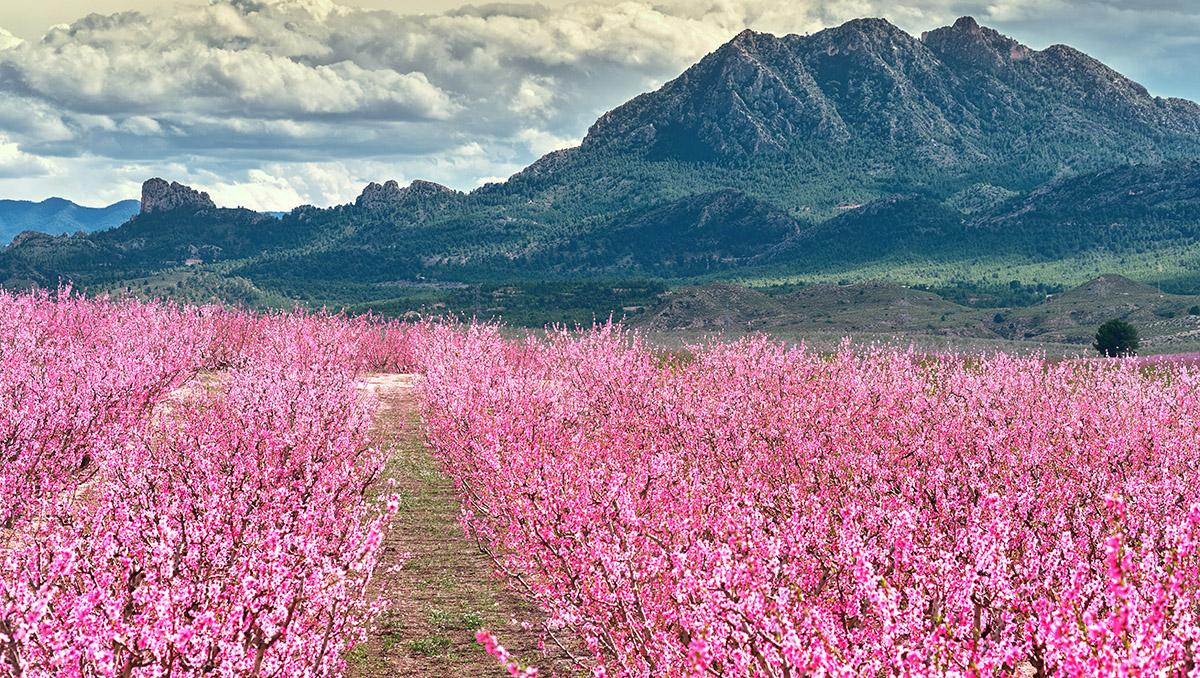
#> input picture img1.jpg, 1200 x 678 px
$ python Practica_3.py
#> lines starting #> are read from the running program, lines starting #| are printed output that depends on the picture
import cv2
import numpy as np
import matplotlib.pyplot as plt

img1 = cv2.imread('img1.jpg',cv2.IMREAD_GRAYSCALE)
#> img1: shape (678, 1200); min 0, max 255, mean 137.7
img2 = cv2.imread('img2.jpg',cv2.IMREAD_GRAYSCALE)
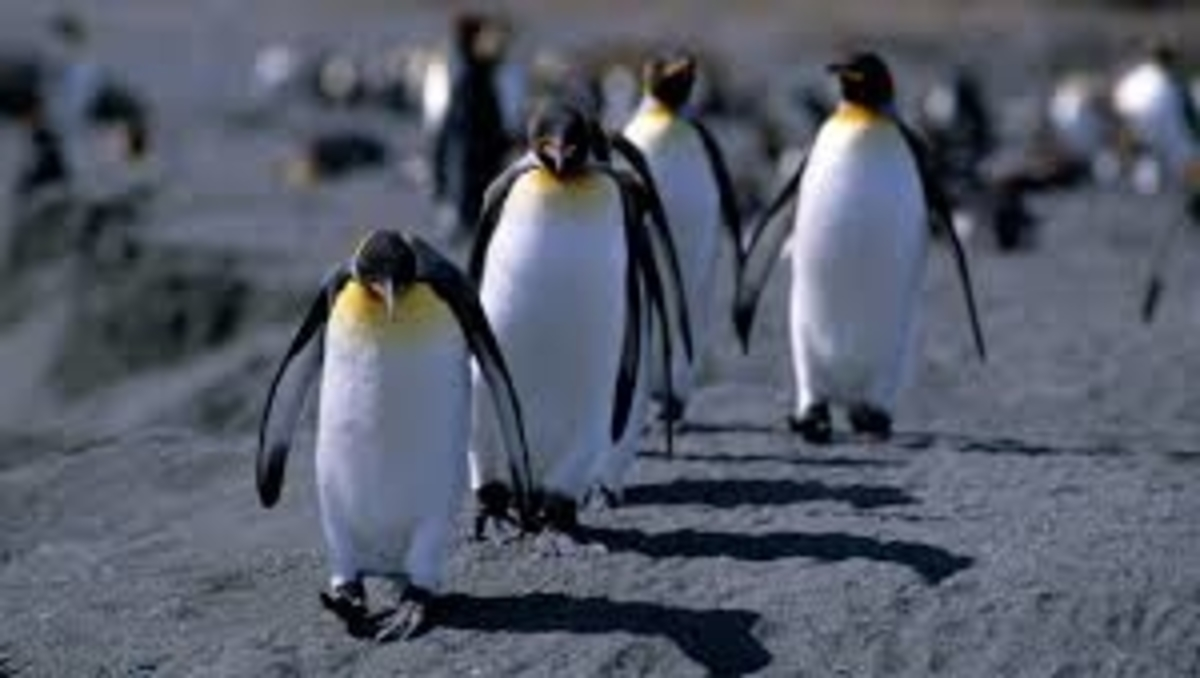
#> input picture img2.jpg, 1200 x 678 px
#> img2: shape (678, 1200); min 0, max 255, mean 90.9
suma = cv2.addWeighted(img1, 0.5, img2, 0.5, 1)
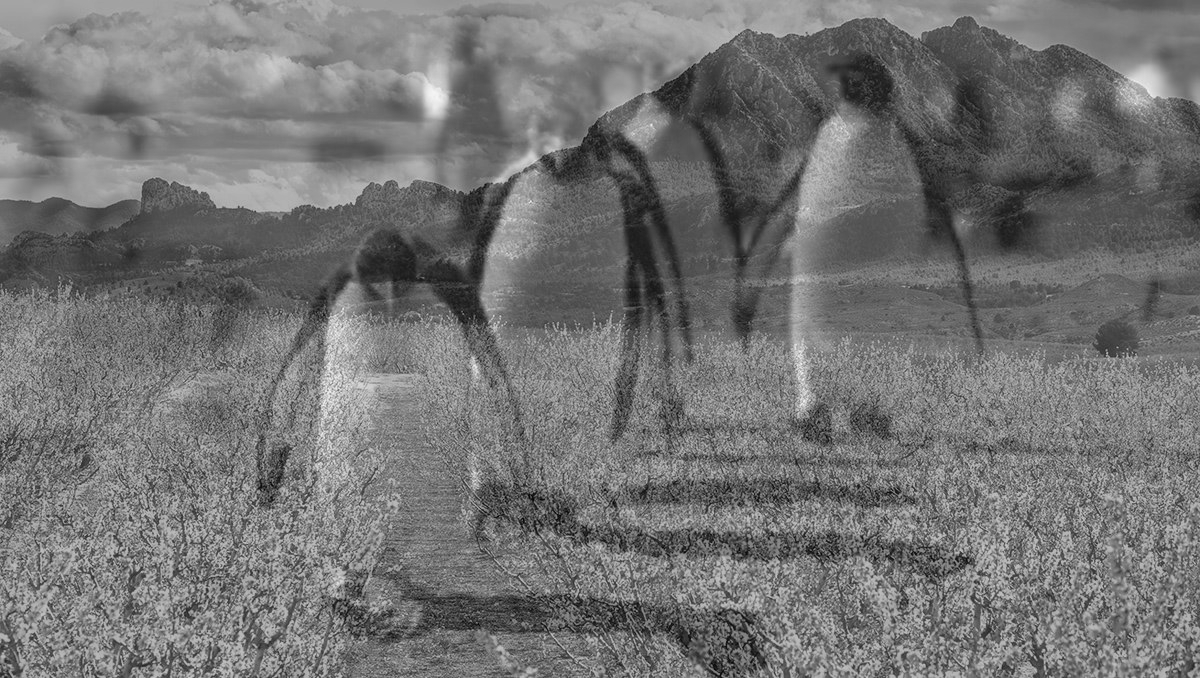
#> suma: shape (678, 1200); min 2, max 245, mean 115.3

def eq(img):
    width, height = img.shape
#> width = 678; height = 1200
    x = np.linspace(0, 255, num = 256, dtype = np.uint8)
    y = np.zeros(256)
    equalized = np.zeros(img.shape, img.dtype)

    for w in range(width):
        for h in range(height):
            aux = img[w, h]
            y[aux] = y[aux] + 1
#> after the loop, y = 256 values, max 8030 at index 255, min 72 at index 1, mean 3178.1

    k = 255/(width*height)
#> k = 0.000313
    _sum = 0

    for w in range(width):
        for h in range(height):
            for s in range(img[w, h]):
                _sum = _sum + y[s]
            equalized[w, h] = k*_sum
            _sum = 0
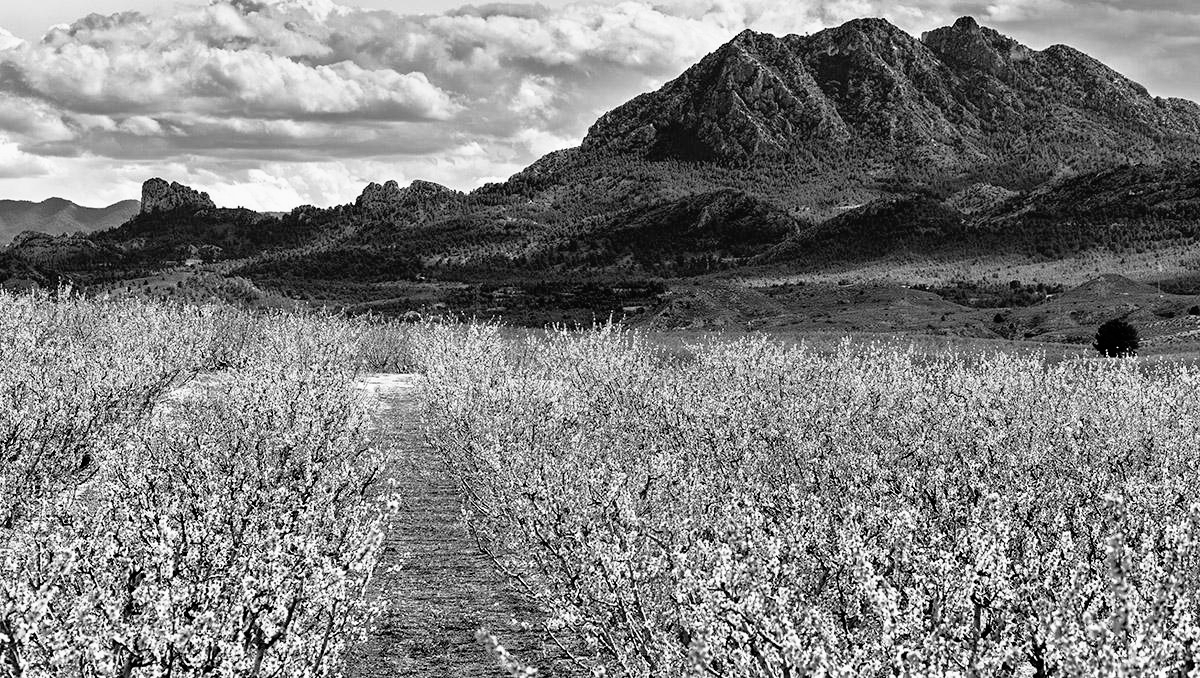
#> equalized: shape (678, 1200); min 0, max 252, mean 126.4

    return equalized

eq_1 = eq(img1)
eq_sum = eq(suma)
#> after the loop in eq (call 2), `for w in range(width):`: y = 256 values, max 12770 at index 88, min 0 at index 0, mean 3178.1
#> after the loop in eq (call 2), `for w in range(width):`:
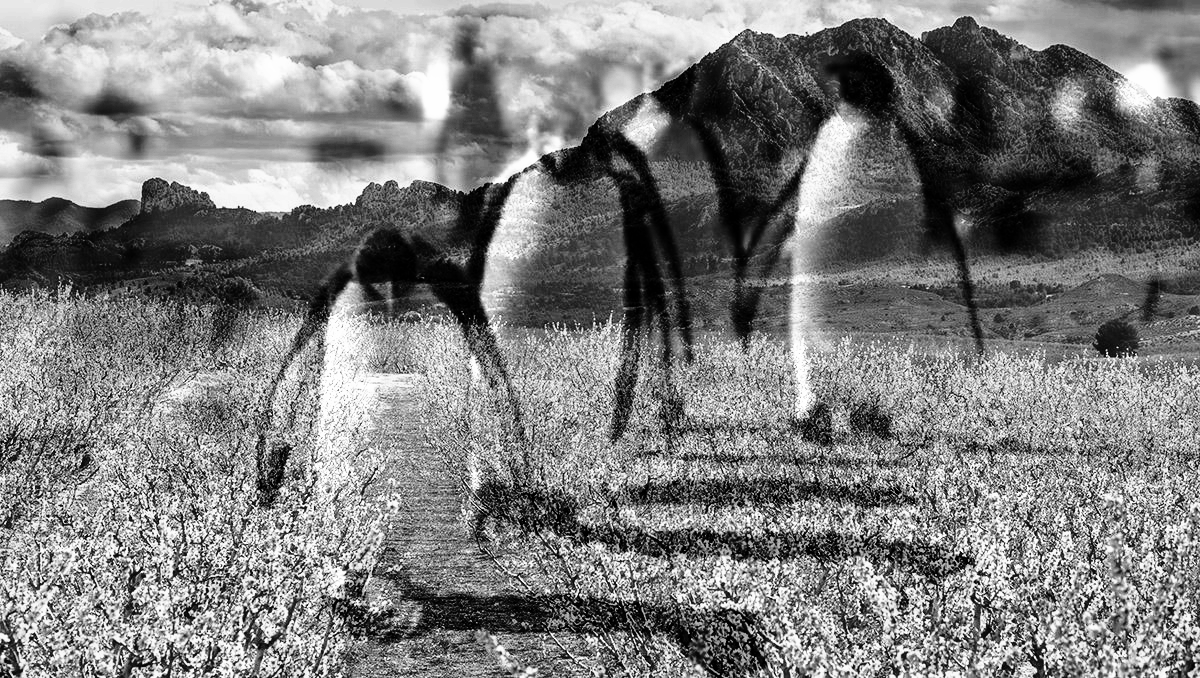
#> equalized: shape (678, 1200); min 0, max 254, mean 125.7
eq_2 = eq(img2)
#> after the loop in eq (call 3), `for w in range(width):`: y = 256 values, max 23637 at index 106, min 39 at index 255, mean 3178.1
#> after the loop in eq (call 3), `for w in range(width):`:
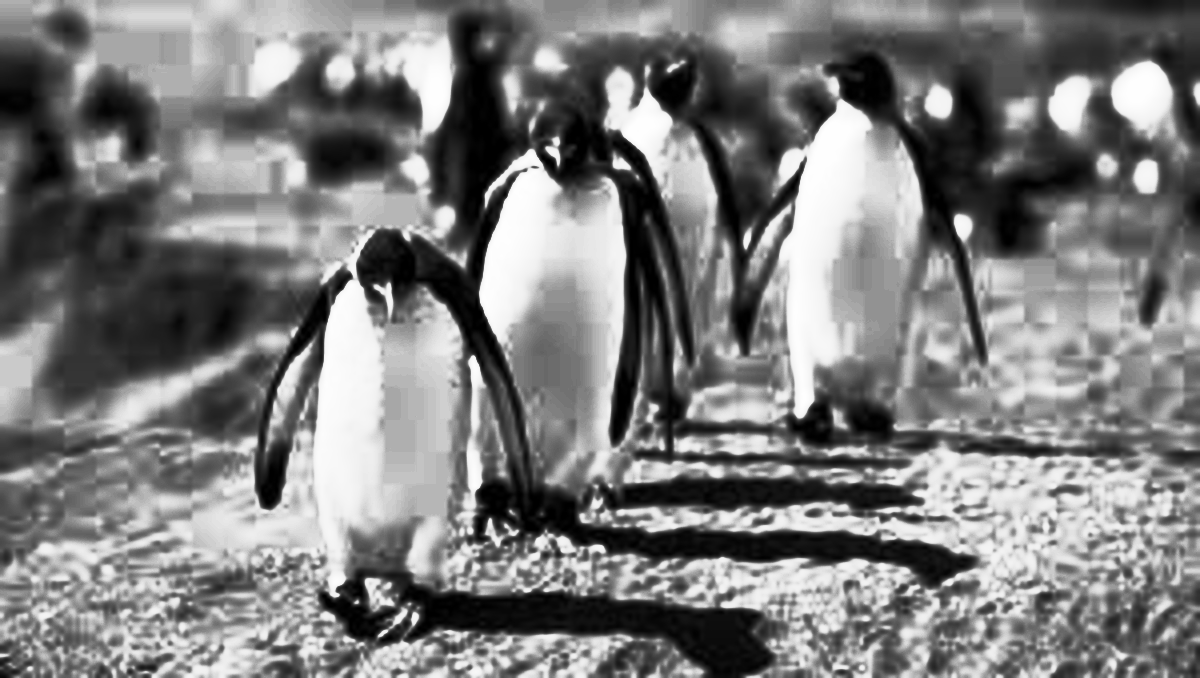
#> equalized: shape (678, 1200); min 0, max 254, mean 125.3

#///////////////////////////imagen1//////
cv2.imshow('imagen 1',img1)

hist1 = cv2.calcHist(img1,[0],None, [256], [0,256])
#> hist1 = 256 values, max 73 at index 210, min 0 at index 0, mean 4.69
plt.plot(hist1, color='gray')
plt.xlabel('imagen 1')
plt.show()
#> figure, not shown here; curve peaks at x = 210, y = 73
cv2.waitKey(0)
cv2.destroyAllWindows()

cv2.imshow('equalizado 1',eq_1)

hist1_eq = cv2.calcHist(eq_1,[0],None, [256], [0,256])
#> hist1_eq = 256 values, max 73 at index 220, min 0 at index 0, mean 4.69
plt.plot(hist1_eq, color='gray')
plt.xlabel('equalizado 1')
plt.show()
#> figure, not shown here; curve peaks at x = 220, y = 73
cv2.waitKey(0)
cv2.destroyAllWindows()

#/////////////////////////////suma///////
cv2.imshow('suma',suma)

histSuma = cv2.calcHist(suma,[0],None, [256], [0,256])
#> histSuma = 256 values, max 117 at index 162, min 0 at index 0, mean 4.69
plt.plot(histSuma, color='gray')
plt.xlabel('suma')
plt.show()
#> figure, not shown here; curve peaks at x = 162, y = 117
cv2.waitKey(0)
cv2.destroyAllWindows()

cv2.imshow('equalizado suma',eq_sum)

histSuma_eq = cv2.calcHist(eq_sum,[0],None, [256], [0,256])
#> histSuma_eq = 256 values, max 122 at index 232, min 0 at index 0, mean 4.69
plt.plot(histSuma_eq, color='gray')
plt.xlabel('equalizado suma')
plt.show()
#> figure, not shown here; curve peaks at x = 232, y = 122
cv2.waitKey(0)
cv2.destroyAllWindows()


#////////////////////////////imagen2//////
cv2.imshow('imagen 2',img2)

hist2 = cv2.calcHist(img2,[0],None, [256], [0,256])
#> hist2 = 256 values, max 95 at index 108, min 0 at index 0, mean 4.69
plt.plot(hist2, color='gray')
plt.xlabel('imagen 2')
plt.show()
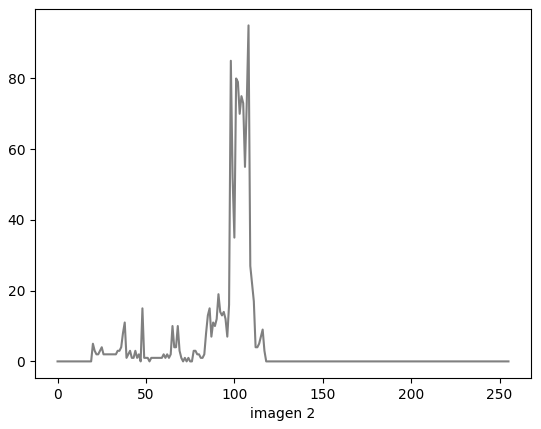
#> figure drawn by matplotlib, 1 panel; curve peaks at x = 108, y = 95
cv2.waitKey(0)
cv2.destroyAllWindows()

cv2.imshow('equalizado 2',eq_2)

hist2_eq = cv2.calcHist(eq_2,[0],None, [256], [0,256])
#> hist2_eq = 256 values, max 95 at index 182, min 0 at index 0, mean 4.69
plt.plot(hist2, color='gray')
plt.xlabel('equalizado 2')
plt.show()
#> figure, not shown here; curve peaks at x = 108, y = 95
cv2.waitKey(0)
cv2.destroyAllWindows()
